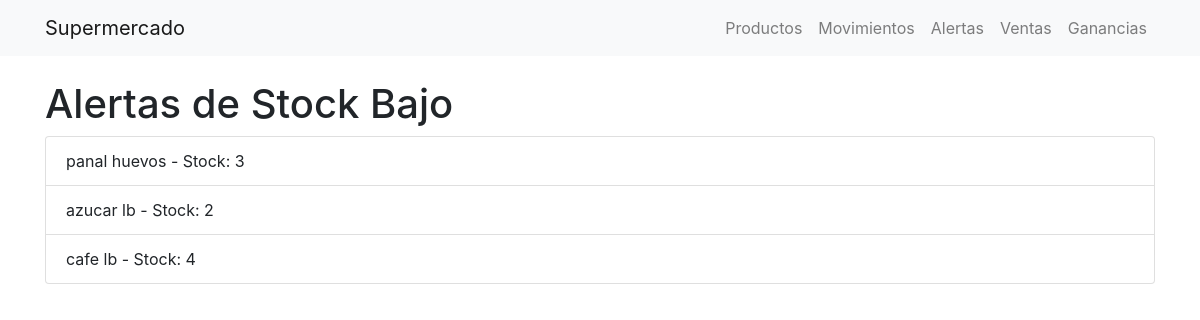
/alertas, run on an earlier commit of the app's database.
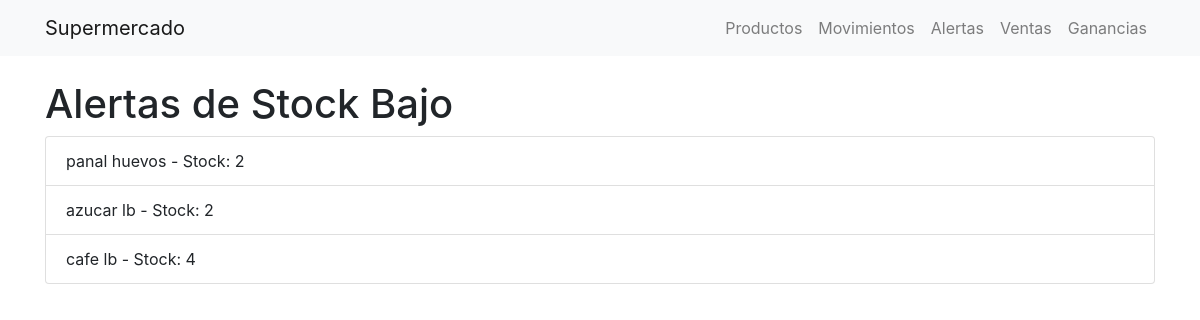
And on a later commit of the database.
### app.py (models this page shows)
class Producto(db.Model):
    id = db.Column(db.Integer, primary_key=True)
    nombre = db.Column(db.String(100), nullable=False)
    categoria = db.Column(db.String(100), nullable=False)
    precio_compra = db.Column(db.Float, nullable=False)
    precio_venta = db.Column(db.Float, nullable=False)
    stock_disponible = db.Column(db.Integer, nullable=False)
    proveedor = db.Column(db.String(100), nullable=False)
    umbral_alerta = db.Column(db.Integer, nullable=False, default=5)

### app.py (the view)
@app.route('/alertas')
def alertas():
    productos = Producto.query.all()
    alertas = [p for p in productos if p.stock_disponible < p.umbral_alerta]
    return render_template('alertas.html', alertas=alertas)

### templates/alertas.html
{% extends 'index.html' %}
{% block content %}
    <h1>Alertas de Stock Bajo</h1>
    <ul class="list-group">
        {% for alerta in alertas %}
            <li class="list-group-item">
                {{ alerta.nombre }} - Stock: {{ alerta.stock_disponible }}
            </li>
        {% endfor %}
    </ul>
{% endblock %}

What changed in the data, as far as the page shows it:
changed Producto "panal huevos": stock_disponible "3" → "2"
